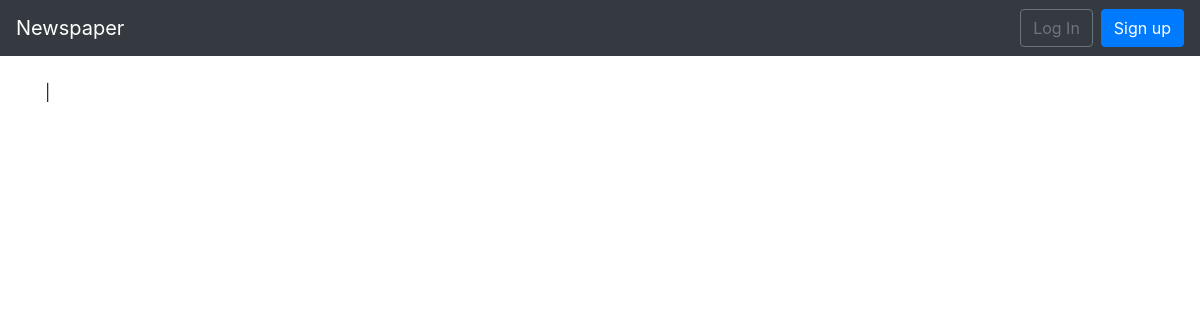
/articles/, run on an earlier commit of the app's database.
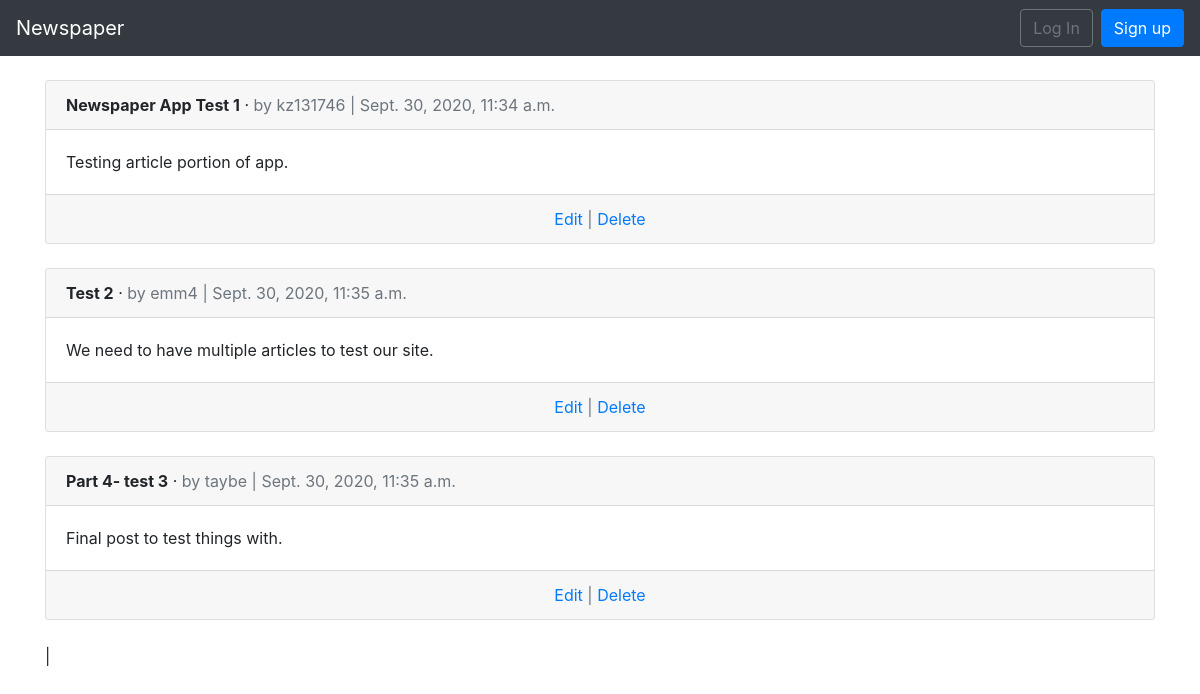
And on a later commit of the database.
### articles/models.py (models this page shows, shortened)
class Article(models.Model):
    title = models.CharField(max_length=255)
    body = models.TextField()
    date = models.DateTimeField(auto_now_add=True)
    author = models.ForeignKey(
        get_user_model(),
        on_delete=models.CASCADE,
    )

### users/models.py (models this page shows)
class CustomUser(AbstractUser):
    age = models.PositiveIntegerField(null=True, blank=True)

### articles/views.py (the view)
# urls.py: path('', ArticleListView.as_view(), name='article_list'),
class ArticleListView(ListView):
    model = Article
    template_name = 'article_list.html'

### templates/article_list.html (shortened to what this page needs)
{% extends 'base.html' %}
{% block content %}
	{% for article in object_list %}
		<div class="card">
			<div class="card-header">
				<span class="font-weight-bold">{{ article.title }}</span> &middot;
				<span class="text-muted">by {{ article.author }} |
				{{ article.date }}</span>
			</div>
			<div class="card-body">
				{{ article.body }}
			</div>
			<div class="card-footer text-center text-muted">
				<a href="{% url 'article_edit' article.pk %}">Edit</a> |
				<a href="{% url 'article_delete' article.pk %}">Delete</a>
			</div>
		</div>
		<br />
	{% endfor %}|
	{% endblock content %}

### templates/base.html (shortened to what this page needs)
<!doctype html>
<html lang="en">
  <head>
    <link rel="stylesheet"
    href="https://stackpath.bootstrapcdn.com/bootstrap/4.1.3/css/bootstrap.min.css"
>
  </head>
  <body>
    <nav class="navbar navbar-expand-md navbar-dark bg-dark mb-4">
      <a class="navbar-brand" href="{% url 'home' %}">Newspaper</a>
    <div class="collapse navbar-collapse" id="navbarCollapse">
      {% if user.is_authenticated %}
        <ul class="navbar-nav ml-auto">
          <li class="nav-item">
            <a class="nav-link dropdown-toggle" href="#" id="userMenu"
              data-toggle="dropdown" aria-haspopup="true"
              aria-expanded="false">
              {{ user.username }}
            </a>
            <div class="dropdown-menu dropdown-menu-right"
              aria-labelledby="userMenu">
              <a class="dropdown-item"
              href="{% url 'password_change'%}">Change password</a>
              <div class="dropdown-divider"></div>
              <a class="dropdown-item" href="{% url 'logout' %}">
              Log Out</a>
            </div>
          </li>
        </ul>
      {% else %}
        <form class="form-inline ml-auto">
          <a href="{% url 'login' %}" class="btn btn-outline-secondary">
          Log In</a>
          <a href="{% url 'signup' %}" class="btn btn-primary ml-2">
          Sign up</a>
        </form>
      {% endif %}
    </div>
  </nav>
  <div class="container">
    {% block content %}
    {% endblock content %}
  </div>
  </body>
</html>

What changed in the data, as far as the page shows it:
added Article: title "Newspaper App Test 1", author "kz131746", date "Sept. 30, 2020, 11:34 a.m.", body "Testing article portion of app."
added Article: title "Test 2", author "emm4", date "Sept. 30, 2020, 11:35 a.m.", body "We need to have multiple articles to test our site."
added Article: title "Part 4- test 3", author "taybe", date "Sept. 30, 2020, 11:35 a.m.", body "Final post to test things with."
